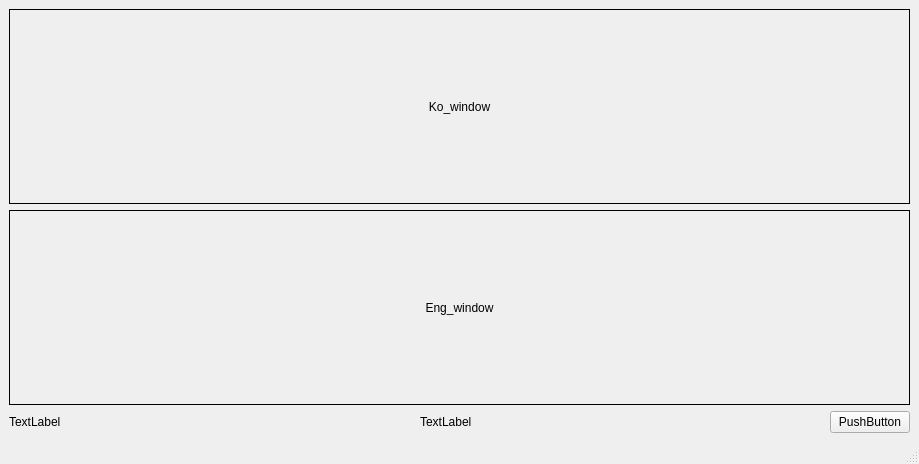
<?xml version="1.0" encoding="UTF-8"?>
<ui version="4.0">
 <class>MainWindow</class>
 <widget class="QMainWindow" name="MainWindow">
  <property name="geometry">
   <rect>
    <x>0</x>
    <y>0</y>
    <width>919</width>
    <height>464</height>
   </rect>
  </property>
  <property name="sizePolicy">
   <sizepolicy hsizetype="Expanding" vsizetype="Expanding">
    <horstretch>0</horstretch>
    <verstretch>0</verstretch>
   </sizepolicy>
  </property>
  <property name="windowTitle">
   <string>MainWindow</string>
  </property>
  <widget class="QWidget" name="centralwidget">
   <property name="sizePolicy">
    <sizepolicy hsizetype="Expanding" vsizetype="Expanding">
     <horstretch>0</horstretch>
     <verstretch>0</verstretch>
    </sizepolicy>
   </property>
   <layout class="QHBoxLayout" name="horizontalLayout_2">
    <item>
     <layout class="QVBoxLayout" name="verticalLayout">
      <property name="sizeConstraint">
       <enum>QLayout::SetMaximumSize</enum>
      </property>
      <item>
       <widget class="QLabel" name="Ko_window">
        <property name="sizePolicy">
         <sizepolicy hsizetype="Expanding" vsizetype="Expanding">
          <horstretch>0</horstretch>
          <verstretch>0</verstretch>
         </sizepolicy>
        </property>
        <property name="frameShape">
         <enum>QFrame::Box</enum>
        </property>
        <property name="frameShadow">
         <enum>QFrame::Plain</enum>
        </property>
        <property name="text">
         <string>Ko_window</string>
        </property>
        <property name="alignment">
         <set>Qt::AlignCenter</set>
        </property>
       </widget>
      </item>
      <item>
       <widget class="QLabel" name="Eng_window">
        <property name="sizePolicy">
         <sizepolicy hsizetype="Expanding" vsizetype="Expanding">
          <horstretch>0</horstretch>
          <verstretch>0</verstretch>
         </sizepolicy>
        </property>
        <property name="frameShape">
         <enum>QFrame::Box</enum>
        </property>
        <property name="text">
         <string>Eng_window</string>
        </property>
        <property name="alignment">
         <set>Qt::AlignCenter</set>
        </property>
       </widget>
      </item>
      <item>
       <layout class="QHBoxLayout" name="horizontalLayout">
        <property name="sizeConstraint">
         <enum>QLayout::SetNoConstraint</enum>
        </property>
        <item>
         <widget class="QLabel" name="label_4">
          <property name="sizePolicy">
           <sizepolicy hsizetype="Expanding" vsizetype="Minimum">
            <horstretch>0</horstretch>
            <verstretch>0</verstretch>
           </sizepolicy>
          </property>
          <property name="frameShape">
           <enum>QFrame::NoFrame</enum>
          </property>
          <property name="text">
           <string>TextLabel</string>
          </property>
         </widget>
        </item>
        <item>
         <widget class="QLabel" name="label_3">
          <property name="sizePolicy">
           <sizepolicy hsizetype="Expanding" vsizetype="Minimum">
            <horstretch>0</horstretch>
            <verstretch>0</verstretch>
           </sizepolicy>
          </property>
          <property name="text">
           <string>TextLabel</string>
          </property>
         </widget>
        </item>
        <item>
         <widget class="QPushButton" name="pushButton">
          <property name="sizePolicy">
           <sizepolicy hsizetype="Minimum" vsizetype="Minimum">
            <horstretch>0</horstretch>
            <verstretch>0</verstretch>
           </sizepolicy>
          </property>
          <property name="text">
           <string>PushButton</string>
          </property>
         </widget>
        </item>
       </layout>
      </item>
     </layout>
    </item>
   </layout>
  </widget>
  <widget class="QMenuBar" name="menubar">
   <property name="geometry">
    <rect>
     <x>0</x>
     <y>0</y>
     <width>919</width>
     <height>21</height>
    </rect>
   </property>
  </widget>
  <widget class="QStatusBar" name="statusbar"/>
 </widget>
 <resources/>
 <connections/>
</ui>
